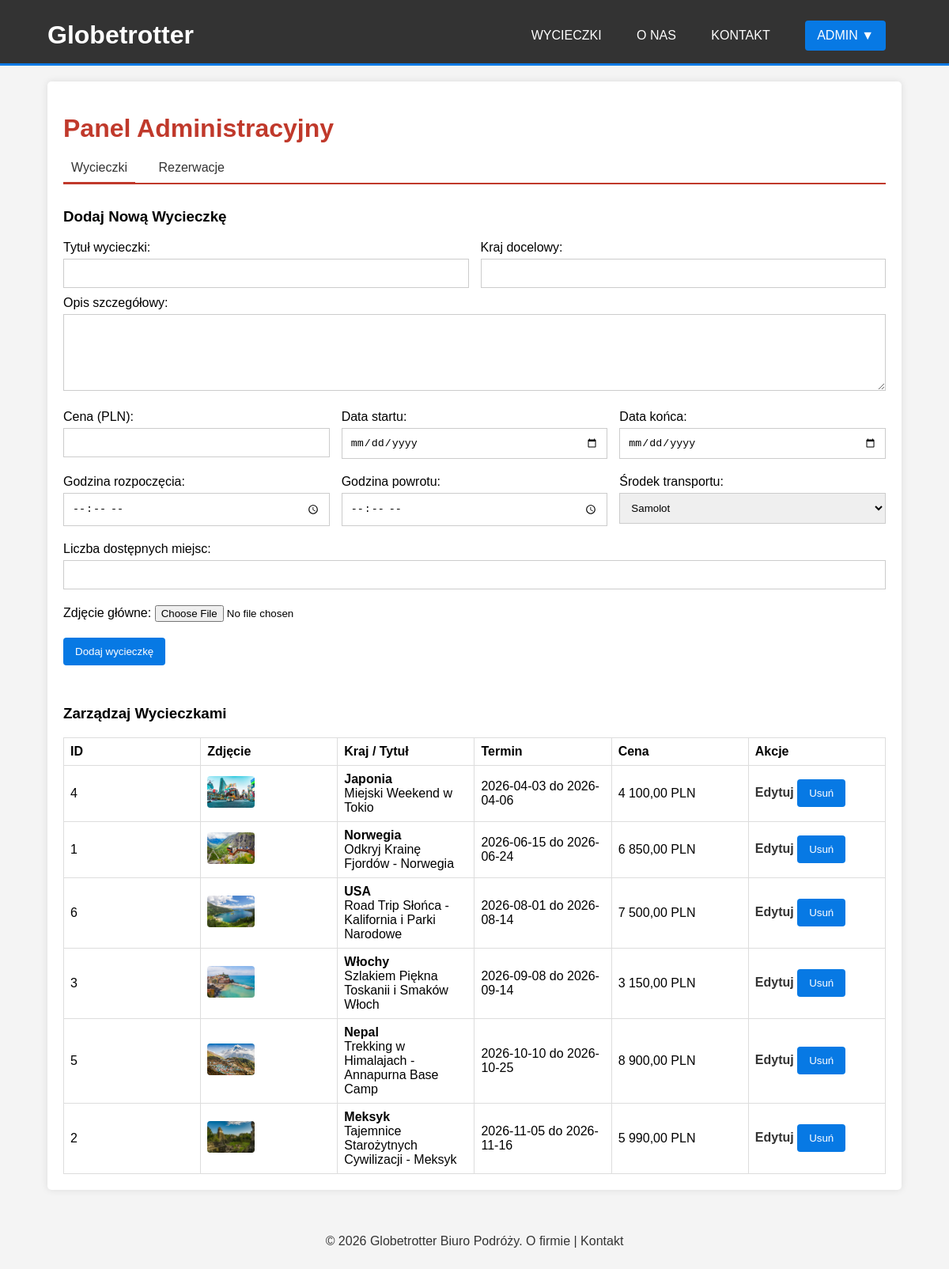
/admin/index.php (signed in), run on the app's committed database.
### tables this page shows
CREATE TABLE `tours` (
  `id` int(11) NOT NULL,
  `title` varchar(255) NOT NULL,
  `country` varchar(100) NOT NULL,
  `description` text DEFAULT NULL,
  `price` decimal(10,2) NOT NULL,
  `start_date` date NOT NULL,
  `end_date` date DEFAULT NULL,
  `duration_days` int(11) NOT NULL,
  `departure_time` time DEFAULT NULL,
  `return_time` time DEFAULT NULL,
  `transport_type` varchar(50) NOT NULL,
  `max_slots` int(11) NOT NULL,
  `image_url` varchar(255) DEFAULT NULL,
  `created_at` timestamp NOT NULL DEFAULT current_timestamp()
);

### classes/Baza.php (called while the page is built, shortened)
<?php
class Baza {
    private $mysqli;
    public function __construct($serwer, $user, $pass, $baza) {
        $this->mysqli = new mysqli($serwer, $user, $pass, $baza);
        $this->mysqli->set_charset("utf8");
    }
    public function select($sql) {
        $result_array = [];
        if ($result = $this->mysqli->query($sql)) {
            while ($row = $result->fetch_assoc()) {
                $result_array[] = $row;
            }
        }
        return $result_array;
    }
}
?>

### classes/Tour.php (called while the page is built, shortened)
<?php
class Tour {
    private $db;
    public function __construct($db_instance) {
        $this->db = $db_instance;
    }
    public function getTours($filter_country = null) {
        $sql = "SELECT * FROM tours";
        $sql .= " ORDER BY start_date ASC";
        return $this->db->select($sql);
    }
}
?>

### admin/index.php (the view, shortened to what this page needs)
<?php
require_once '../classes/Baza.php';
require_once '../classes/Tour.php';
$db = new Baza(DB_SERVER, DB_USER, DB_PASS, DB_NAME);
$tour_manager = new Tour($db);
$editing_tour = null;
$action = $_GET['action'] ?? 'tours';
if ($action === 'tours') {
    $tours = $tour_manager->getTours();
}
include '../includes/header.php';
?>
<div class="content-box">
    <h1 style="color: #c0392b;">Panel Administracyjny</h1>
    <nav class="admin-nav" style="margin-bottom: 30px; border-bottom: 2px solid #c0392b; padding-bottom: 10px;">
        <a href="index.php?action=tours" style="padding: 10px; margin-right: 15px; border-bottom: 3px solid <?= $action === 'tours' ? '#c0392b' : 'transparent'; ?>; text-decoration: none; color: #333;">Wycieczki</a>
        <a href="index.php?action=reservations" style="padding: 10px; margin-right: 15px; border-bottom: 3px solid <?= $action === 'reservations' ? '#c0392b' : 'transparent'; ?>; text-decoration: none; color: #333;">Rezerwacje</a>
    </nav>
    <?php if ($action === 'tours'): ?>
        <h3><?= $editing_tour ? 'Edycja Wycieczki' : 'Dodaj Nową Wycieczkę' ?></h3>
        <form action="index.php?action=tours" method="POST" enctype="multipart/form-data" class="admin-form">
            <div style="display: grid; grid-template-columns: 1fr 1fr; gap: 15px;">
                <div>
                    <label>Tytuł wycieczki:</label>
                    <input type="text" name="title" value="<?= htmlspecialchars($editing_tour['title'] ?? '') ?>" required>
                </div>
                <div>
                    <label>Kraj docelowy:</label>
                    <input type="text" name="country" value="<?= htmlspecialchars($editing_tour['country'] ?? '') ?>" required>
                </div>
            </div>
            <label>Opis szczegółowy:</label>
            <textarea name="description" rows="5" required><?= htmlspecialchars($editing_tour['description'] ?? '') ?></textarea>
            <div style="display: grid; grid-template-columns: 1fr 1fr 1fr; gap: 15px; margin-top: 10px;">
                <div>
                    <label>Cena (PLN):</label>
                    <input type="number" name="price" min="0" step="0.01" value="<?= $editing_tour['price'] ?? '' ?>" required>
                </div>
                <div>
                    <label>Data startu:</label>
                    <input type="date" name="start_date" value="<?= $editing_tour['start_date'] ?? '' ?>" required>
                </div>
                <div>
                    <label>Data końca:</label>
                    <input type="date" name="end_date" value="<?= $editing_tour['end_date'] ?? '' ?>" required>
                </div>
            </div>
            <div style="display: grid; grid-template-columns: 1fr 1fr 1fr; gap: 15px; margin-top: 10px;">
                <div>
                    <label>Godzina rozpoczęcia:</label>
                    <input type="time" name="departure_time" value="<?= $editing_tour['departure_time'] ?? '' ?>">
                </div>
                <div>
                    <label>Godzina powrotu:</label>
                    <input type="time" name="return_time" value="<?= $editing_tour['return_time'] ?? '' ?>">
                </div>
                <div>
                    <label>Środek transportu:</label>
                    <select name="transport_type">
                        <option value="Samolot" <?= ($editing_tour['transport_type'] ?? '') == 'Samolot' ? 'selected' : '' ?>>Samolot</option>
                    </select>
                </div>
            </div>
            <div style="margin-top: 10px;">
                <label>Liczba dostępnych miejsc:</label>
                <input type="number" min="1" name="max_slots" value="<?= $editing_tour['max_slots'] ?? '' ?>" required>
            </div>
            <div style="margin-top: 10px;">
                <label>Zdjęcie główne:</label>
                <input type="file" name="image" accept="image/*">
            </div>
            <div style="margin-top: 20px;">
                <button type="submit" class="button"><?= $editing_tour ? 'Zaktualizuj wycieczkę' : 'Dodaj wycieczkę' ?></button>
            </div>
        </form>
        <h3 style="margin-top: 50px;">Zarządzaj Wycieczkami</h3>
        <table class="admin-table">
            <thead>
                <tr>
                    <th>ID</th>
                    <th>Zdjęcie</th>
                    <th>Kraj / Tytuł</th>
                    <th>Termin</th>
                    <th>Cena</th>
                    <th>Akcje</th>
                </tr>
            </thead>
            <tbody>
                <?php foreach ($tours as $tour): ?>
                <tr>
                    <td><?= $tour['id'] ?></td>
                    <td><img src="../<?= htmlspecialchars($tour['image_url'] ?? 'images/placeholder.jpg') ?>" style="width: 60px; height: 40px; object-fit: cover; border-radius: 4px;"></td>
                    <td><strong><?= htmlspecialchars($tour['country']) ?></strong><br><?= htmlspecialchars($tour['title']) ?></td>
                    <td><?= $tour['start_date'] ?> do <?= $tour['end_date'] ?></td>
                    <td><?= number_format($tour['price'], 2, ',', ' ') ?> PLN</td>
                    <td>
                        <a href="index.php?action=tours&edit_id=<?= $tour['id'] ?>" class="btn-edit">Edytuj</a>
                        <form action="index.php?action=tours" method="POST" style="display:inline;">
                            <button type="submit" class="btn-delete" onclick="return confirm('Usunąć tę ofertę na stałe?')">Usuń</button>
                        </form>
                    </td>
                </tr>
                <?php endforeach; ?>
            </tbody>
        </table>
    <?php endif; ?>
</div>
<?php include '../includes/footer.php'; ?>

### css/style.css (style rules this page uses)
body { font-family: Arial, sans-serif; margin: 0; padding: 0; background-color: #f4f4f4; }
.content-box { background: white; padding: 20px; margin-top: 20px; border-radius: 5px; box-shadow: 0 0 10px rgba(0,0,0,0.1); }
input[type="text"], input[type="password"], input[type="email"], input[type="date"], input[type="time"], input[type="number"], textarea, select { width: 100%; padding: 10px; margin: 5px 0 10px 0; display: inline-block; border: 1px solid #ccc; box-sizing: border-box; }
button, input[type="submit"] { background-color: #0779e4; color: white; padding: 10px 15px; border: none; cursor: pointer; border-radius: 4px; }
table { width: 100%; border-collapse: collapse; margin-top: 15px; table-layout: fixed; }
table, th, td { border: 1px solid #ddd; padding: 8px; text-align: left; }
a { text-decoration: none; color: inherit; }
td a { color: #333; font-weight: bold; }
.button { background-color: #0779e4; color: white; padding: 10px 15px; border: none; cursor: pointer; border-radius: 4px; text-decoration: none; display: inline-block; }

### data on the page
tours: id "4", image_url (picture), country "Japonia", title "Miejski Weekend w Tokio", start_date "2026-04-03", end_date "2026-04-06", price "4 100,00"
tours: id "1", image_url (picture), country "Norwegia", title "Odkryj Krainę Fjordów - Norwegia", start_date "2026-06-15", end_date "2026-06-24", price "6 850,00"
tours: id "6", image_url (picture), country "USA", title "Road Trip Słońca - Kalifornia i Parki Narodowe", start_date "2026-08-01", end_date "2026-08-14", price "7 500,00"
tours: id "3", image_url (picture), country "Włochy", title "Szlakiem Piękna Toskanii i Smaków Włoch", start_date "2026-09-08", end_date "2026-09-14", price "3 150,00"
tours: id "5", image_url (picture), country "Nepal", title "Trekking w Himalajach - Annapurna Base Camp", start_date "2026-10-10", end_date "2026-10-25", price "8 900,00"
tours: id "2", image_url (picture), country "Meksyk", title "Tajemnice Starożytnych Cywilizacji - Meksyk", start_date "2026-11-05", end_date "2026-11-16", price "5 990,00"

### other printed values
$_SESSION['username'] "ADMIN"
